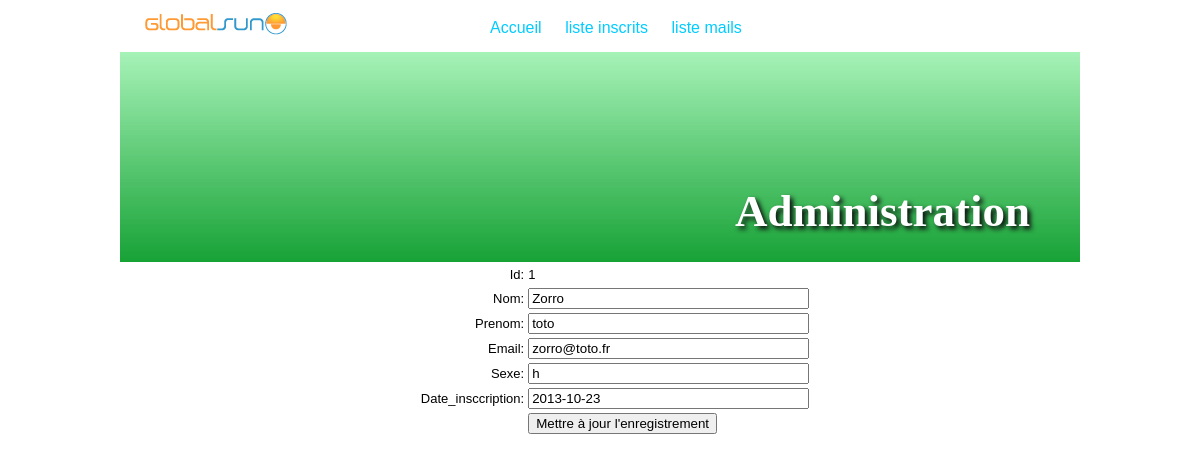
/Admin/modifier2.php?id=1, run on the app's committed database.
### tables this page shows
CREATE TABLE IF NOT EXISTS `newsletter` (
  `id` int(11) NOT NULL AUTO_INCREMENT,
  `nom` text NOT NULL,
  `prenom` text NOT NULL,
  `email` text NOT NULL,
  `sexe` text,
  `date_insccription` date NOT NULL,
  PRIMARY KEY (`id`)
);

### Admin/modifier2.php (the view, shortened to what this page needs)
<?php require_once('../Connections/newsletter.php'); ?>
<?php
if (!function_exists("GetSQLValueString")) {
function GetSQLValueString($theValue, $theType, $theDefinedValue = "", $theNotDefinedValue = "")
{
  $theValue = function_exists("mysql_real_escape_string") ? mysql_real_escape_string($theValue) : mysql_escape_string($theValue);
  switch ($theType) {
    case "long":
    case "int":
      $theValue = ($theValue != "") ? intval($theValue) : "NULL";
      break;
  }
  return $theValue;
}
}
$editFormAction = $_SERVER['PHP_SELF'];
if (isset($_SERVER['QUERY_STRING'])) {
  $editFormAction .= "?" . htmlentities($_SERVER['QUERY_STRING']);
}
$colname_personne_a_modifier = "-1";
if (isset($_GET['id'])) {
  $colname_personne_a_modifier = $_GET['id'];
}
$query_personne_a_modifier = sprintf("SELECT * FROM newsletter WHERE id = %s", GetSQLValueString($colname_personne_a_modifier, "int"));
$personne_a_modifier = mysql_query($query_personne_a_modifier, $newsletter) or die(mysql_error());
$row_personne_a_modifier = mysql_fetch_assoc($personne_a_modifier);
?>
<!DOCTYPE HTML>
<html lang="fr">
<head>
<link href="../css/base.css" rel="stylesheet" type="text/css" />
<link href="../css/admin.css" rel="stylesheet" type="text/css" media="screen">
</head>
<body>
<div id="page">
<nav><?php include 'navadmin.inc.php'; ?>
</nav>
<header><h1>Administration</h1></header>
<article>
  <form method="post" name="form1" action="<?php echo $editFormAction; ?>">
    <table align="center">
      <tr valign="baseline">
        <td nowrap align="right">Id:</td>
        <td><?php echo $row_personne_a_modifier['id']; ?></td>
      </tr>
      <tr valign="baseline">
        <td nowrap align="right">Nom:</td>
        <td><input type="text" name="nom" value="<?php echo htmlentities($row_personne_a_modifier['nom'], ENT_COMPAT, 'utf-8'); ?>" size="32"></td>
      </tr>
      <tr valign="baseline">
        <td nowrap align="right">Prenom:</td>
        <td><input type="text" name="prenom" value="<?php echo htmlentities($row_personne_a_modifier['prenom'], ENT_COMPAT, 'utf-8'); ?>" size="32"></td>
      </tr>
      <tr valign="baseline">
        <td nowrap align="right">Email:</td>
        <td><input type="text" name="email" value="<?php echo htmlentities($row_personne_a_modifier['email'], ENT_COMPAT, 'utf-8'); ?>" size="32"></td>
      </tr>
      <tr valign="baseline">
        <td nowrap align="right">Sexe:</td>
        <td><input type="text" name="sexe" value="<?php echo htmlentities($row_personne_a_modifier['sexe'], ENT_COMPAT, 'utf-8'); ?>" size="32"></td>
      </tr>
      <tr valign="baseline">
        <td nowrap align="right">Date_insccription:</td>
        <td><input name="date_insccription" type="text" value="<?php echo htmlentities($row_personne_a_modifier['date_insccription'], ENT_COMPAT, 'utf-8'); ?>" size="32" readonly="readonly"></td>
      </tr>
      <tr valign="baseline">
        <td nowrap align="right">&nbsp;</td>
        <td><input type="submit" value="Mettre à jour l'enregistrement"></td>
      </tr>
    </table>
  </form>
  <p>&nbsp;</p>
</article>
</div>
</body>
</html>

### css/base.css (style rules this page uses)
body { font-family: Verdana, Geneva, sans-serif; font-size: small; line-height: 1.5em; overflow: scroll; }
header, section, footer, aside, nav, article, figure { display: block; }
#page { max-width: 960px; margin-right: auto; margin-left: auto; }
header { background-image: url(../img/promenade.jpg); height: 210px; }
article { padding-left: 30px; }
h1 { color: #FFF; font-size: 45px; font-family: Georgia, "Times New Roman", Times, serif; margin: 0; padding-top:150px; padding-right:50px; float:right; text-shadow: 3px 3px 5px #0a050a; filtre: ombre portée (color = #0a050a, OFFX =3, = Offy3); }

### css/admin.css (style rules this page uses)
header { background: url(../img/admin.png); }
p { margin: 0px; }

### data on the page
newsletter: id "1", nom "Zorro", prenom "toto", email "zorro@toto.fr", sexe "h", date_insccription "2013-10-23"
